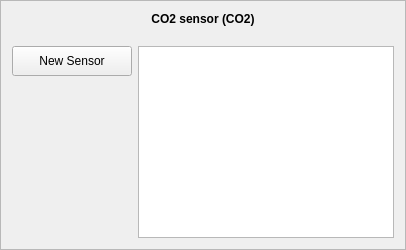
                                        <widget class="QFrame" name="frame_35">
                                         <property name="minimumSize">
                                          <size>
                                           <width>0</width>
                                           <height>250</height>
                                          </size>
                                         </property>
                                         <property name="frameShape">
                                          <enum>QFrame::StyledPanel</enum>
                                         </property>
                                         <property name="frameShadow">
                                          <enum>QFrame::Sunken</enum>
                                         </property>
                                         <layout class="QGridLayout" name="gridLayout_14">
                                          <item row="1" column="0" alignment="Qt::AlignTop">
                                           <widget class="QPushButton" name="btnCO2">
                                            <property name="minimumSize">
                                             <size>
                                              <width>120</width>
                                              <height>30</height>
                                             </size>
                                            </property>
                                            <property name="text">
                                             <string>New Sensor</string>
                                            </property>
                                           </widget>
                                          </item>
                                          <item row="1" column="1">
                                           <widget class="QTableWidget" name="tableCO2">
                                            <property name="minimumSize">
                                             <size>
                                              <width>0</width>
                                              <height>0</height>
                                             </size>
                                            </property>
                                            <property name="rowCount">
                                             <number>0</number>
                                            </property>
                                            <property name="columnCount">
                                             <number>0</number>
                                            </property>
                                           </widget>
                                          </item>
                                          <item row="0" column="0" colspan="2">
                                           <widget class="QLabel" name="label_74">
                                            <property name="styleSheet">
                                             <string notr="true">font: 12pt &quot;Calibri&quot;;
font-weight:bold;</string>
                                            </property>
                                            <property name="text">
                                             <string>CO2 sensor (CO2)
</string>
                                            </property>
                                            <property name="alignment">
                                             <set>Qt::AlignCenter</set>
                                            </property>
                                           </widget>
                                          </item>
                                         </layout>
                                        </widget>
